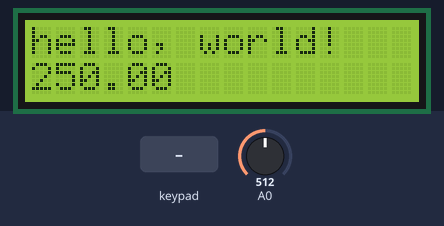
Bench run of a sketch on a simulated Arduino Mega 2560, built with avr-gcc and run on an emulated ATmega2560. Shown: 16×2 character LCD. The test bench sets the inputs (shaded band); at power-on: A0 = 512. What the sketch prints to the serial monitor is not drawn.

Above: at 1.2 s.
1.3 s: keypad keys 7 + 5 = pressed 0.4 s apart
At 4.0 s:
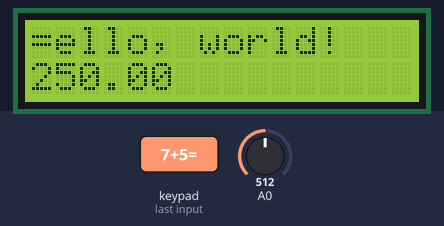
4.4 s: key '/' pressed
At 5.6 s:
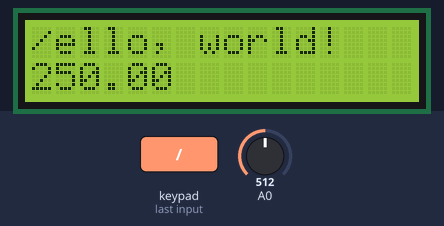
5.9 s: key 'X' pressed
At 7.1 s:
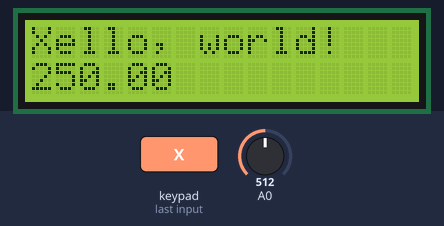
7.4 s: key 'C' pressed
At 8.6 s:
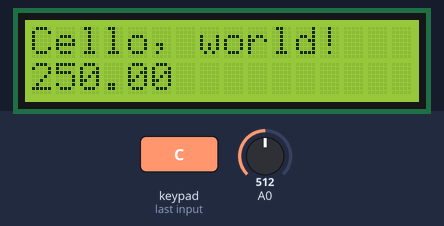
8.9 s: A0 set to 716
At 10.0 s:
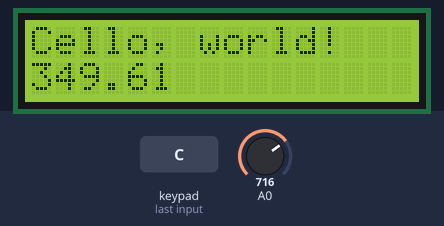
10.4 s: A0 set to 122
At 11.2 s:
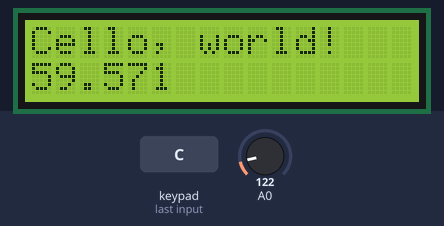
Timing chart, 0 to 12.9 s (numbered marks = the images above; inputs shaded):
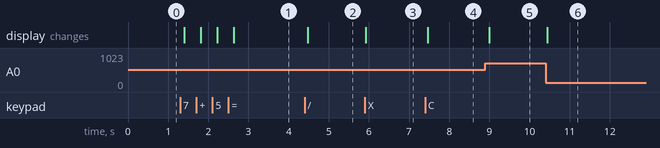

Measured:
- after the input at 1.3 s, the display: first changes after 0.10 s (image 1 shows a later state)
- after the input at 4.4 s, the display: changes after 0.08 s (image 2)
- after the input at 5.9 s, the display: changes at once (image 3)
- after the input at 7.4 s, the display: changes after 0.06 s (image 4)
- after the input at 8.9 s, the display: changes after 0.10 s (image 5)
- after the input at 10.4 s, the display: changes at once (image 6)

The sketch:

atmega2560_display_terminal.ino
```cpp
#include <LiquidCrystal.h>
#include <Keypad.h>

const byte ROWS = 4; //four rows
const byte COLS = 4; //four columns

char Formato[64];

//define the symbols on the buttons of the keypads
char hexaKeys[ROWS][COLS] = {
  {'7','8','9','/'},
  {'4','5','6','X'},
  {'1','2','3','-'},
  {'C','0','=','+'}
  };

byte rowPins[ROWS] = {28, 29, 30, 31}; //connect to the row pinouts of the keypad
byte colPins[COLS] = {32, 33, 34, 35}; //connect to the column pinouts of the keypad

Keypad customKeypad = Keypad( makeKeymap(hexaKeys), rowPins, colPins, ROWS, COLS);

LiquidCrystal lcd(22, 23, 24, 25, 26, 27);

void setup()
{
  // set up the LCD's number of columns and rows:
  lcd.begin(16, 2);

  // Print a message to the LCD.
  lcd.print("hello, world!");

  Serial.begin(9600);

  analogReference(DEFAULT);
}

void loop()
{
char customKey = customKeypad.getKey();

  if (customKey)
  {
    Serial.println(customKey);
    lcd.setCursor(0,0); //lcd.home();
    lcd.print(customKey);
  }
  // print no lcd
  lcd.setCursor(0,1);
  lcd.print(" ");
  lcd.setCursor(0,1);
  lcd.print((analogRead(A0)*0.0048828125)*100);
  delay(100);

  //c - caracter d - integer f - float
  // print no terminal
  sprintf(Formato, "A temperatura atual %d",(int) ((analogRead(A0)*0.0048828125)*100));
  Serial.println(Formato);
}
```
